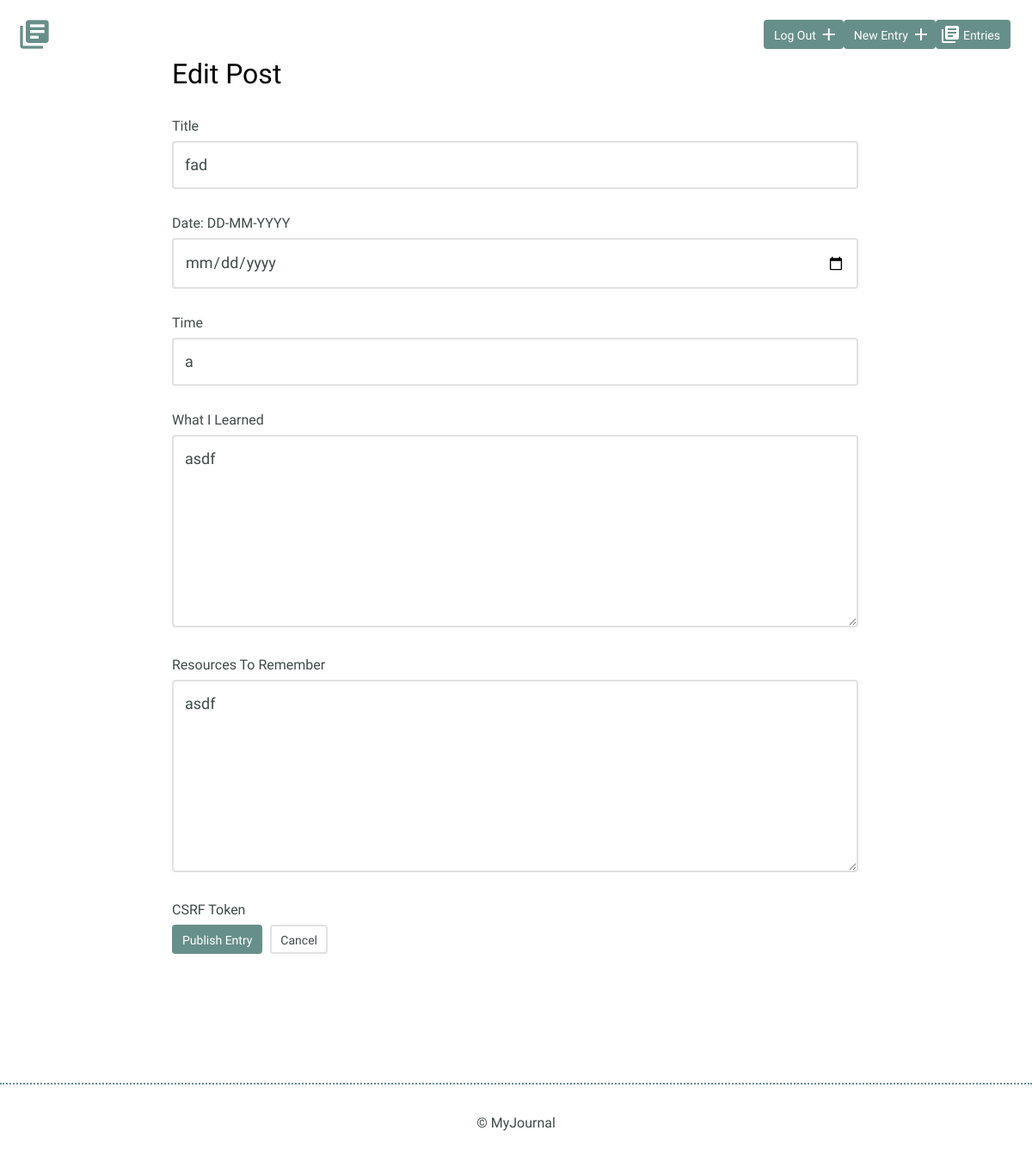
Page /detail/2/edit (signed in) on the committed database.
### models.py (models this page shows)
class Post(Model):
    title = CharField()
    date = DateField()
    time_spent = CharField(max_length=100)
    what_i_learned = TextField()
    resources_to_remember = TextField()
    posted_at = DateTimeField(default=datetime.datetime.now)
    class Meta:
        database = DATABASE

### app.py (the view)
@app.route('/detail/<int:post_id>/edit', methods=('GET', 'POST'))
@login_required
def edit_post(post_id):
    try:
        post = models.Post.get_by_id(post_id)
        form = forms.PostForm()
        if form.validate_on_submit():
            post.title = form.title.data
            post.date = form.date.data
            post.time_spent = form.time_spent.data
            post.what_i_learned = form.what_i_learned.data
            post.resources_to_remember = form.resources_to_remember.data
            post.save()
            flash('You post has been edited', "success")
            return redirect(url_for('detail', post_id=post.id))
        elif request.method == 'GET':
            form.title.data = post.title
            form.date.data = post.date
            form.time_spent.data = post.time_spent
            form.what_i_learned.data = post.what_i_learned
            form.resources_to_remember.data = post.resources_to_remember
        return render_template('edit.html', form=form, legend='Edit Post', post=post)
    except models.DoesNotExist:
        abort(404)

### forms.py
class PostForm(FlaskForm):
    title = StringField('Title', validators=[DataRequired()])
    date = DateField('Date: DD-MM-YYYY', validators=[DataRequired()], format='%d-%m-%Y')
    time_spent = StringField('Time', validators=[DataRequired()])
    what_i_learned = TextAreaField('What I Learned', validators=[DataRequired()])
    resources_to_remember = TextAreaField('Resources To Remember', validators=[DataRequired()])

### app.py (called while the page is built)
@login_manager.user_loader
def load_user(userid):
    try:
        return models.User.get(models.User.id == userid)
    except models.DoesNotExist:
        return None

@app.before_request
def before_request():
    g.db = models.DATABASE
    g.db.connect(reuse_if_open=True)
    g.user = current_user

@app.after_request
def after_request(response):
    g.db.close()
    return response

### templates/edit.html (shortened to what this page needs)
{% extends "layout.html" %}
{% from 'macros.html' import render_field %}
{% block content %}
        <section>
            <div class="container">
                <div class="new-entry">
                    <h2>{{ legend }}</h2>
                    <form method="POST" action="">
                        {% for field in form %}
                            {{ field.label }}
                            {{ render_field(field) }}
                        {% endfor %}
                        <input type="submit" value="Publish Entry" class="button">
                        <a href="{{ url_for('detail', post_id=post.id) }}" class="button button-secondary">Cancel</a>
                    </form>
                </div>
            </div>
        </section>
{% endblock %}

### templates/macros.html (shortened to what this page needs)
{% macro render_field(field) %}
    <div class="field">
        {{ field(placeholder=field.label.text) }}
    </div>
{% endmacro %}

### static/css/site.css (style rules this page uses)
body { font-size: 16px; color: #404a49; font-family: 'Cousine', serif; font-weight: 400; }
.container { margin: 0 auto; padding: 0 25px; }
.button { padding: 8px 10px 6px 10px; background: #678f89; border: 2px solid #678f89; border-radius: 4px; text-decoration: none; color: #FFF; position: relative; text-align: center; font-size: 14px; }
.button.button-secondary { background: #FFF; border: 2px solid #e1e1e1; color: #404a49; }
h1, h2, h3 { margin: 0; font-weight: 400; line-height: 1em; color: #000; }
h2 { font-size: 32px; }
.entry-list, .edit-entry, .new-entry { max-width: 800px; margin: 0 auto; padding: 70px 0 150px 0; }
.edit-entry h2, .new-entry h2 { margin-bottom: 35px; }
form label { display: block; margin-bottom: 8px; }
form input[type=text], form input[type=password], form input[type=date], form textarea { border: 2px solid #e1e1e1; font-size: 18px; line-height: 1.8em; padding:10px 13px; margin-bottom: 30px; border-radius: 4px; width: calc(100% - 32px); }
.edit-entry form textarea, .new-entry form textarea { min-height: 200px; }
input[type=submit] { margin-right: 5px; }

### rows in the picture
Post: title "fad" "a" "asdf" "asdf"

### other values in the picture
{{ legend }} "Edit Post"
{{ field.label }} "Title" "Date: DD-MM-YYYY" "Time" "What I Learned" "Resources To Remember" "CSRF Token"
